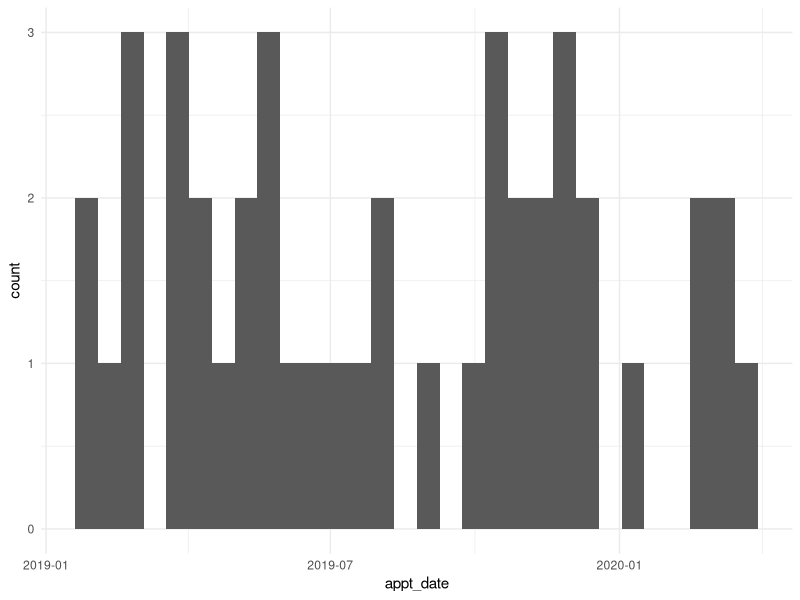

This chart was generated by the following R code:
## ---- chunk 1
#| label: setup
#| message: false

library(tidyverse)
theme_set(theme_minimal())

optical <- read_csv("optical.csv")
## ---- chunk 2
glimpse(optical)
## ---- chunk 3
unclass(optical$dob) |> head()
## ---- chunk 4
diff(optical$dob) 
## ---- chunk 5
text_dates <- c("Aug 3, 2026",
                "August 3 2026",
                "8/3/2026",
                "08-03-2026",
                "080326")

date_dates <- mdy(text_dates) 
date_dates

class(date_dates)
## ---- chunk 6
make_date(year = 2026, 
          month = 8,
          day = 3)
## ---- chunk 7
weekdays(optical$dob) # base R

year(optical$dob) # lubridate
month(optical$dob)
day(optical$dob) 
## ---- chunk 8
glimpse(optical)
## ---- chunk 9
tz(optical$appt_date)
tz(optical$appt_date) <- "America/Chicago"
## ---- chunk 10
optical$appt_date |> head()
with_tz(optical$appt_date, "UTC") |> head()
## ---- chunk 11
#| message: false

ggplot(optical, aes(x = appt_date)) + 
  geom_histogram()
